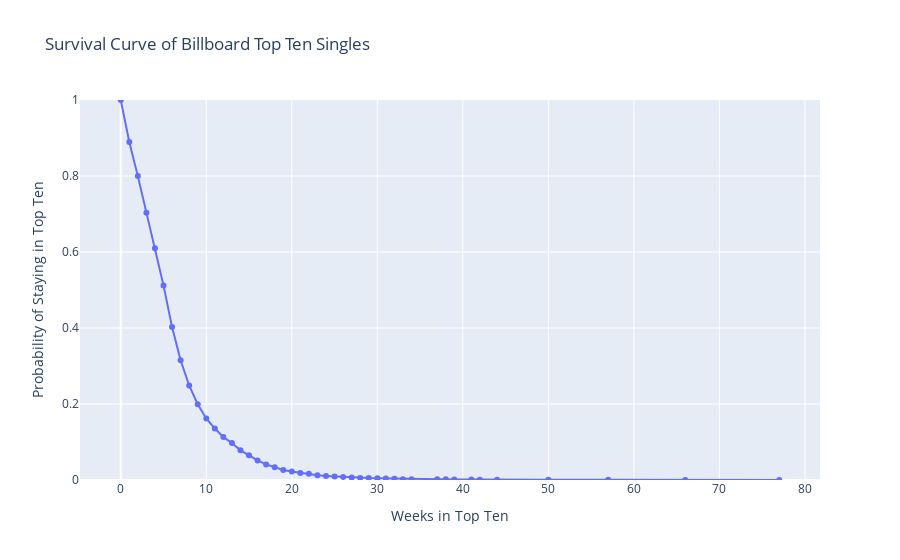

The notebook cell this image was saved under:
### Code cell
# Fit KM survival curve
kmf = KaplanMeierFitter()
kmf.fit(df["Weeks in Top Ten"], event_observed=[1]*len(df))  # all songs eventually "fail"

# Get survival function as dataframe
survival_df = kmf.survival_function_.reset_index()
survival_df.columns = ["Weeks in Top Ten", "Probability of Staying"]

# Plot with Plotly
fig = px.line(
    survival_df,
    x="Weeks in Top Ten",
    y="Probability of Staying",
    title="Survival Curve of Billboard Top Ten Singles",
    labels={
        "Weeks in Top Ten": "Weeks in Top Ten",
        "Probability of Staying": "Probability of Staying in Top Ten"
    }
)

# Style adjustments
fig.update_traces(mode="lines+markers")
fig.update_layout(yaxis=dict(range=[0, 1]))

fig.show()

### Figure 1 — Plotly figure (JSON) as saved in the notebook; plotly's stock layout.template omitted (floating-point values rounded to 4 significant figures)
{"data": [{"hovertemplate": "Weeks in Top Ten=%{x}<br>Probability of Staying in Top Ten=%{y}<extra></extra>", "legendgroup": "", "line": {"color": "#636efa", "dash": "solid"}, "marker": {"symbol": "circle"}, "mode": "lines+markers", "name": "", "orientation": "v", "showlegend": false, "type": "scatter", "x": [0.0, 1.0, 2.0, 3.0, 4.0, 5.0, 6.0, 7.0, 8.0, 9.0, 10.0, 11.0, 12.0, 13.0, 14.0, 15.0, 16.0, 17.0, 18.0, 19.0, 20.0, 21.0, 22.0, 23.0, 24.0, 25.0, 26.0, 27.0, 28.0, 29.0, 30.0, 31.0, 32.0, 33.0, 34.0, 37.0, 38.0, 39.0, 41.0, 42.0, 44.0, 50.0, 57.0, 66.0, 77.0], "xaxis": "x", "y": [1.0, 0.8895, 0.7997, 0.7034, 0.6101, 0.5121, 0.4023, 0.3152, 0.2487, 0.1992, 0.162, 0.1353, 0.1132, 0.0972, 0.07814, 0.06499, 0.05146, 0.04098, 0.03373, 0.0263, 0.0223, 0.01868, 0.0162, 0.0122, 0.01067, 0.009148, 0.007814, 0.006289, 0.005527, 0.004955, 0.004383, 0.004002, 0.00324, 0.002287, 0.002096, 0.001906, 0.001715, 0.001525, 0.001144, 0.0009529, 0.0007623, 0.0005718, 0.0003812, 0.0001906, 0.0], "yaxis": "y"}], "layout": {"legend": {"tracegroupgap": 0}, "title": {"text": "Survival Curve of Billboard Top Ten Singles"}, "xaxis": {"anchor": "y", "domain": [0, 1], "title": {"text": "Weeks in Top Ten"}}, "yaxis": {"anchor": "x", "domain": [0, 1], "range": [0, 1], "title": {"text": "Probability of Staying in Top Ten"}}}}
